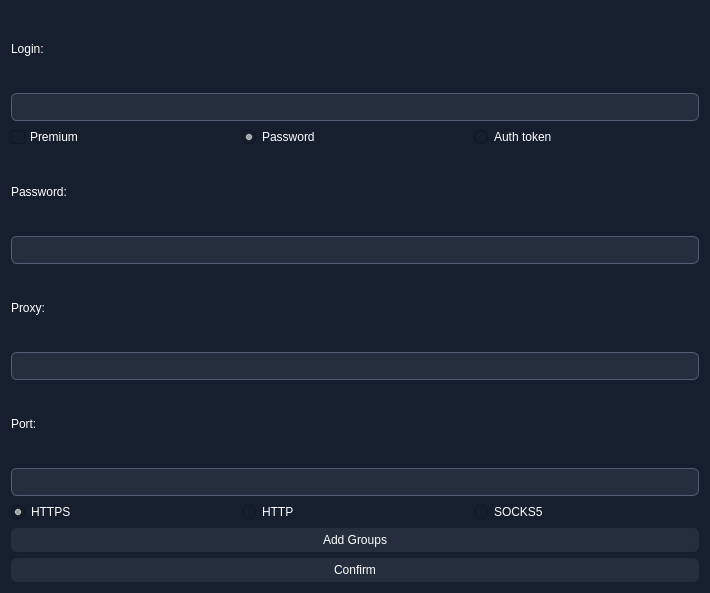
<?xml version="1.0" encoding="UTF-8"?>
<ui version="4.0">
 <class>Form</class>
 <widget class="QWidget" name="Form">
  <property name="geometry">
   <rect>
    <x>0</x>
    <y>0</y>
    <width>710</width>
    <height>593</height>
   </rect>
  </property>
  <property name="windowTitle">
   <string>Form</string>
  </property>
  <property name="styleSheet">
   <string notr="true">background-color: #151f2e;
color: #FFFFFF;
font: 11pt &quot;Nirmala UI&quot;;

</string>
  </property>
  <layout class="QVBoxLayout" name="verticalLayout_2">
   <item>
    <layout class="QVBoxLayout" name="main_Layout">
     <item>
      <widget class="QLabel" name="login_label">
       <property name="text">
        <string>Login:</string>
       </property>
      </widget>
     </item>
     <item>
      <widget class="QLineEdit" name="login_edit">
       <property name="styleSheet">
        <string notr="true">QLineEdit {
    border: 1px solid #515f75;
	border-radius: 6px;
    padding: 5px;
	background-color: #252e3d;
}</string>
       </property>
      </widget>
     </item>
     <item>
      <layout class="QHBoxLayout" name="buttons_layout">
       <item>
        <widget class="QCheckBox" name="premium_check">
         <property name="text">
          <string>Premium</string>
         </property>
        </widget>
       </item>
       <item>
        <widget class="QRadioButton" name="token_check">
         <property name="text">
          <string>Password</string>
         </property>
         <property name="checked">
          <bool>true</bool>
         </property>
         <attribute name="buttonGroup">
          <string notr="true">login_button_group</string>
         </attribute>
        </widget>
       </item>
       <item>
        <widget class="QRadioButton" name="password_check">
         <property name="text">
          <string>Auth token</string>
         </property>
         <attribute name="buttonGroup">
          <string notr="true">login_button_group</string>
         </attribute>
        </widget>
       </item>
      </layout>
     </item>
     <item>
      <widget class="QLabel" name="edit_label">
       <property name="text">
        <string>Password:</string>
       </property>
      </widget>
     </item>
     <item>
      <widget class="QLineEdit" name="edit_edit">
       <property name="styleSheet">
        <string notr="true">QLineEdit {
    border: 1px solid #515f75;
	border-radius: 6px;
    padding: 5px;
	background-color: #252e3d;
}</string>
       </property>
      </widget>
     </item>
     <item>
      <widget class="QLabel" name="proxy_label">
       <property name="text">
        <string>Proxy:</string>
       </property>
      </widget>
     </item>
     <item>
      <widget class="QLineEdit" name="proxy_edit">
       <property name="styleSheet">
        <string notr="true">QLineEdit {
    border: 1px solid #515f75;
	border-radius: 6px;
    padding: 5px;
	background-color: #252e3d;
}</string>
       </property>
      </widget>
     </item>
     <item>
      <widget class="QLabel" name="port_label">
       <property name="text">
        <string>Port:</string>
       </property>
      </widget>
     </item>
     <item>
      <widget class="QLineEdit" name="port_edit">
       <property name="styleSheet">
        <string notr="true">QLineEdit {
    border: 1px solid #515f75;
	border-radius: 6px;
    padding: 5px;
	background-color: #252e3d;
}</string>
       </property>
      </widget>
     </item>
     <item>
      <layout class="QHBoxLayout" name="proxy_type_layout">
       <item>
        <widget class="QRadioButton" name="socks5_button">
         <property name="text">
          <string>HTTPS</string>
         </property>
         <property name="checked">
          <bool>true</bool>
         </property>
         <attribute name="buttonGroup">
          <string notr="true">proxy_type_button_group</string>
         </attribute>
        </widget>
       </item>
       <item>
        <widget class="QRadioButton" name="http_button">
         <property name="text">
          <string>HTTP</string>
         </property>
         <attribute name="buttonGroup">
          <string notr="true">proxy_type_button_group</string>
         </attribute>
        </widget>
       </item>
       <item>
        <widget class="QRadioButton" name="https_button">
         <property name="text">
          <string>SOCKS5</string>
         </property>
         <attribute name="buttonGroup">
          <string notr="true">proxy_type_button_group</string>
         </attribute>
        </widget>
       </item>
      </layout>
     </item>
     <item>
      <widget class="QPushButton" name="group_button">
       <property name="enabled">
        <bool>false</bool>
       </property>
       <property name="styleSheet">
        <string notr="true">QPushButton {
    background-color: #252e3d; 
    border-radius: 6px;
	padding-top: 5px;
	padding-bottom: 5px;
}
</string>
       </property>
       <property name="text">
        <string>Add Groups</string>
       </property>
      </widget>
     </item>
     <item>
      <widget class="QPushButton" name="conform_button">
       <property name="styleSheet">
        <string notr="true">QPushButton {
    background-color: #252e3d; 
    border-radius: 6px;
	padding-top: 5px;
	padding-bottom: 5px;
}
</string>
       </property>
       <property name="text">
        <string>Confirm</string>
       </property>
      </widget>
     </item>
    </layout>
   </item>
  </layout>
 </widget>
 <resources/>
 <connections/>
 <buttongroups>
  <buttongroup name="login_button_group"/>
  <buttongroup name="proxy_type_button_group"/>
 </buttongroups>
</ui>
